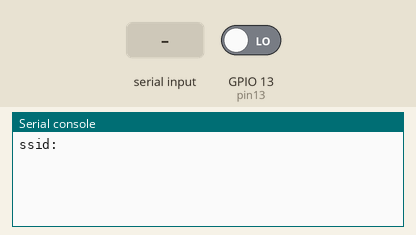
This program was run on a simulated ESP32 board running MicroPython. Parts: the last lines printed to the serial console. Inputs (shaded band) come from the test bench; at power-on: GPIO 13 (pin13) LOW. No MQTT or app messages arrive unless stated.

Above: at 1.2 s.
1.3 s: "1" typed at the serial console, then Enter
At 2.2 s:
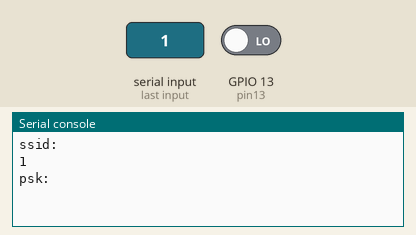
2.8 s: "0" typed at the serial console, then Enter
At 3.3 s:
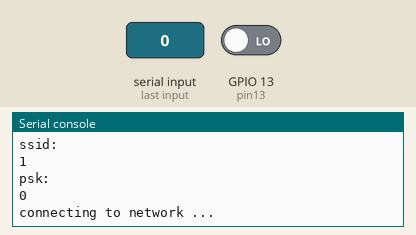

The program:

mosquitto.py
```python
import time
import network
import machine
from umqtt.simple import MQTTClient

ssid = input('ssid: ')
psk = input('psk: ')
pin13 = machine.Pin(13, machine.Pin.IN)

def connect():
    lan = network.WLAN(network.STA_IF)
    lan.active(True)
    if not lan.isconnected():
        print('connecting to network ...')
        lan.connect(ssid, psk)
        while not lan.isconnected():
            pass
    print('network config: ', lan.ifconfig())

def mosquitto(server = "192.168.1.115"):
    while True:
        mosq = MQTTClient("umqtt_client", server)
        mosq.connect()
        if pin13.value() == 1:
            mosq.publish(b"#", b"Movement Detected")
            time.sleep_ms(1000)
        else:
            mosq.disconnect()

if __name__ == "__main__":
    connect()
    mosquitto()

#################################

from umqtt.robust import MQTTClient

# Test reception e.g. with:
# mosquitto_sub -t foo_topic

def main(server="192.168.1.115"):
    c = MQTTClient("umqtt_client", server)
    c.connect()
    c.publish(b"test", b"hello")
    c.disconnect()

if __name__ == "__main__":
    main()
```

Measured:
- after the input at 1.3 s, the serial console: prints a new line at once (image 1)
- after the input at 2.8 s, the serial console: prints a new line at once (image 2)
